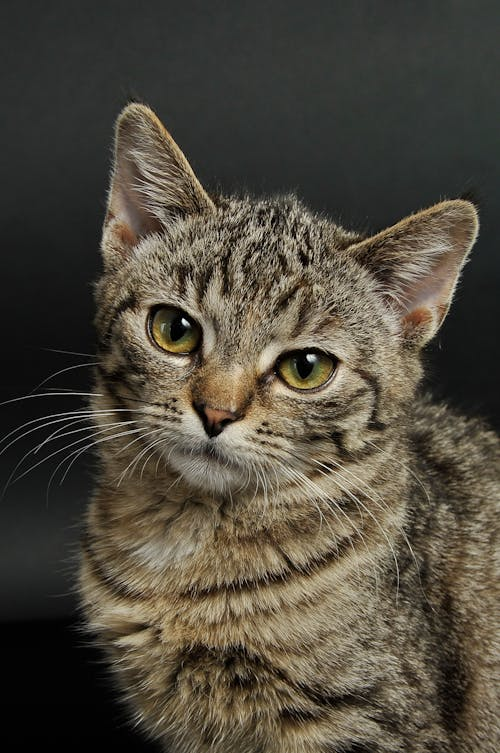
#> input picture 1/images/cat.jpeg, 500 x 753 px; its folder holds only this picture in this run
$ python 6.py
#> lines starting #> are read from the running program, lines starting #| are printed output that depends on the picture
# my idea is you have a mask image file, (less than #800000 is black) and it uses an input string to generate a yes!

from PIL import Image
import numpy as np
from os import listdir
from os.path import isfile, join
files = [f for f in listdir('./images/') if isfile(join('./images/', f))]

filelist=''
filenum=1

for file in files:
    filelist += str(filenum) + ". " + file + "\n"
    filenum += 1

try:
    maskfile = files[int(input('Choose an image:\n' + filelist)) - 1]
#> the answer given: 1
except:
    maskfile = files[int(input('Type a number: ')) - 1]


rawmask = Image.open('./images/' + maskfile)
#> rawmask is the input picture: PIL image 500x753 RGB; mean R, G, B 79, 73, 61
width = int(input("size: "))
#> the answer given: 100
rawmask = rawmask.resize((width, 2 * (width * rawmask.size[1])//(5 * rawmask.size[0])))
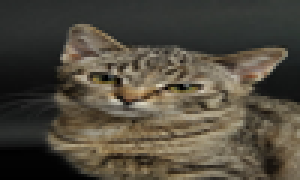
#> rawmask: PIL image 100x60 RGB (shown 3 times larger); mean R, G, B 79, 73.1, 61
rawmask = rawmask.convert('1')
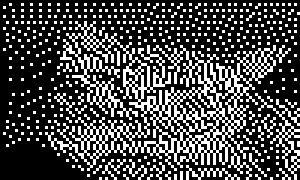
#> rawmask: PIL image 100x60 1 (shown 3 times larger); 28.3% white in thin lines or dots

mask = np.array(rawmask)

print(mask.shape)
#| (60, 100)

#> (the run stopped early here; a loop or call above may not have finished)
